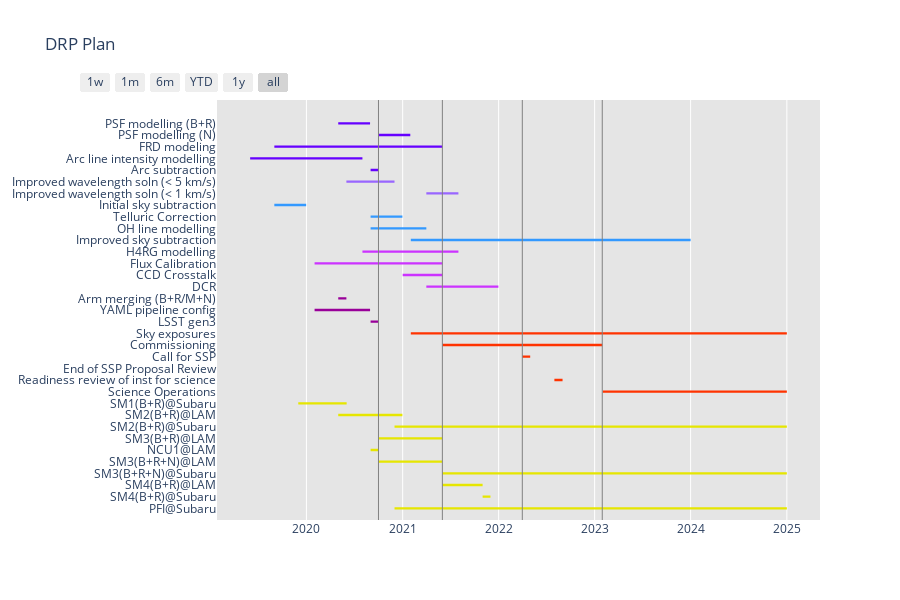

The cell this chart's notebook holds for it:
### Code cell
df = pd.read_csv('drp-plan.csv').applymap(lambda x: x.strip() if type(x)==str else x).iloc[::-1]

for cat in set(df['Category']):
    if cat not in catColors:
        print(f'category {cat} is not in color mapping') 

arms_full = df[df['Task'] == 'SM3(B+R+N)@LAM']['Start'].values[0]
commissioning_start = df[df['Task'] == 'Commissioning']['Start'].values[0]
commissioning_end = df[df['Task'] == 'Commissioning']['Finish'].values[0]
ssp_end = df[df['Task'] == 'Call for SSP']['Start'].values[0]

#print(f'{arms_full} {commissioning_start} {commissioning_end} {ssp_end}')

fig = ff.create_gantt(df, colors=catColors, index_col='Category',
                      show_colorbar=False, 
                      bar_width=0.1, 
                      showgrid_x=True, 
                      showgrid_y=False, 
                      title="DRP Plan")
fig.update_layout(plot_bgcolor='rgba(0,0,0, 0.1)')

for mls_yr, mls_text in {arms_full: 'R+B+N', 
                 commissioning_start: 'Comm Start', 
                 commissioning_end : 'Comm End', 
                 ssp_end : 'Call for SSP'}.items():
    fig.add_trace(
        go.Scatter(
            x = [mls_yr, mls_yr],
            y = [-1, len(df.index) + 1],
#            mode = "lines",
            mode = "lines+text",
            name = mls_text,
            textposition = "bottom center",
            line = go.scatter.Line(color = "gray", width = 1),
            showlegend = False
        )
    )

fig.show()

### Figure 1 — Plotly figure (JSON) as saved in the notebook; plotly's stock layout.template omitted (floating-point values rounded to 4 significant figures)
{"data": [{"fill": "toself", "fillcolor": "rgb(102, 0, 255)", "hoverinfo": "name", "legendgroup": "rgb(102, 0, 255)", "mode": "none", "name": "PSF", "type": "scatter", "x": ["2020-09-01", "2020-10-01", "2020-10-01", "2020-09-01", "2020-09-01", "2019-06-1", "2020-08-01", "2020-08-01", "2019-06-1", "2019-06-1", "2019-09-01", "2021-06-01", "2021-06-01", "2019-09-01", "2019-09-01", "2020-10-01", "2021-01-30", "2021-01-30", "2020-10-01", "2020-10-01", "2020-05-01", "2020-08-30", "2020-08-30", "2020-05-01"], "y": [28.9, 28.9, 29.1, 29.1, null, 29.9, 29.9, 30.1, 30.1, null, 30.9, 30.9, 31.1, 31.1, null, 31.9, 31.9, 32.1, 32.1, null, 32.9, 32.9, 33.1, 33.1]}, {"fill": "toself", "fillcolor": "rgb(153, 0, 153)", "hoverinfo": "name", "legendgroup": "rgb(153, 0, 153)", "mode": "none", "name": "Infra", "type": "scatter", "x": ["2020-09-01", "2020-10-01", "2020-10-01", "2020-09-01", "2020-09-01", "2020-02-01", "2020-08-30", "2020-08-30", "2020-02-01", "2020-02-01", "2020-05-01", "2020-06-01", "2020-06-01", "2020-05-01"], "y": [15.9, 15.9, 16.1, 16.1, null, 16.9, 16.9, 17.1, 17.1, null, 17.9, 17.9, 18.1, 18.1]}, {"fill": "toself", "fillcolor": "rgb(153, 102, 255)", "hoverinfo": "name", "legendgroup": "rgb(153, 102, 255)", "mode": "none", "name": "WavelengthCalibration", "type": "scatter", "x": ["2021-04-01", "2021-08-01", "2021-08-01", "2021-04-01", "2021-04-01", "2020-06-01", "2020-12-01", "2020-12-01", "2020-06-01"], "y": [26.9, 26.9, 27.1, 27.1, null, 27.9, 27.9, 28.1, 28.1]}, {"fill": "toself", "fillcolor": "rgb(204, 51, 255)", "hoverinfo": "name", "legendgroup": "rgb(204, 51, 255)", "mode": "none", "name": "Calibration", "type": "scatter", "x": ["2021-04-01", "2021-12-31", "2021-12-31", "2021-04-01", "2021-04-01", "2021-01-01", "2021-06-01", "2021-06-01", "2021-01-01", "2021-01-01", "2020-02-01", "2021-06-01", "2021-06-01", "2020-02-01", "2020-02-01", "2020-08-01", "2021-08-01", "2021-08-01", "2020-08-01"], "y": [18.9, 18.9, 19.1, 19.1, null, 19.9, 19.9, 20.1, 20.1, null, 20.9, 20.9, 21.1, 21.1, null, 21.9, 21.9, 22.1, 22.1]}, {"fill": "toself", "fillcolor": "rgb(230, 230, 0)", "hoverinfo": "name", "legendgroup": "rgb(230, 230, 0)", "mode": "none", "name": "Hardware", "type": "scatter", "x": ["2020-12-01", "2025-01-01", "2025-01-01", "2020-12-01", "2020-12-01", "2021-11-01", "2021-12-01", "2021-12-01", "2021-11-01", "2021-11-01", "2021-06-01", "2021-11-01", "2021-11-01", "2021-06-01", "2021-06-01", "2021-06-01", "2025-01-01", "2025-01-01", "2021-06-01", "2021-06-01", "2020-10-01", "2021-06-01", "2021-06-01", "2020-10-01", "2020-10-01", "2020-09-01", "2020-10-01", "2020-10-01", "2020-09-01", "2020-09-01", "2020-10-01", "2021-06-01", "2021-06-01", "2020-10-01", "2020-10-01", "2020-12-01", "2025-01-01", "2025-01-01", "2020-12-01", "2020-12-01", "2020-05-01", "2020-12-31", "2020-12-31", "2020-05-01", "2020-05-01", "2019-12-01", "2020-06-02", "2020-06-02", "2019-12-01"], "y": [-0.1, -0.1, 0.1, 0.1, null, 0.9, 0.9, 1.1, 1.1, null, 1.9, 1.9, 2.1, 2.1, null, 2.9, 2.9, 3.1, 3.1, null, 3.9, 3.9, 4.1, 4.1, null, 4.9, 4.9, 5.1, 5.1, null, 5.9, 5.9, 6.1, 6.1, null, 6.9, 6.9, 7.1, 7.1, null, 7.9, 7.9, 8.1, 8.1, null, 8.9, 8.9, 9.1, 9.1]}, {"fill": "toself", "fillcolor": "rgb(255, 51, 0)", "hoverinfo": "name", "legendgroup": "rgb(255, 51, 0)", "mode": "none", "name": "Project", "type": "scatter", "x": ["2023-02-01", "2025-01-01", "2025-01-01", "2023-02-01", "2023-02-01", "2022-08-01", "2022-09-01", "2022-09-01", "2022-08-01", "2022-08-01", "2022-10-01", "2022-10-01", "2022-10-01", "2022-10-01", "2022-10-01", "2022-04-01", "2022-05-01", "2022-05-01", "2022-04-01", "2022-04-01", "2021-06-01", "2023-01-30", "2023-01-30", "2021-06-01", "2021-06-01", "2021-02-01", "2025-01-01", "2025-01-01", "2021-02-01"], "y": [9.9, 9.9, 10.1, 10.1, null, 10.9, 10.9, 11.1, 11.1, null, 11.9, 11.9, 12.1, 12.1, null, 12.9, 12.9, 13.1, 13.1, null, 13.9, 13.9, 14.1, 14.1, null, 14.9, 14.9, 15.1, 15.1]}, {"fill": "toself", "fillcolor": "rgb(51, 153, 255)", "hoverinfo": "name", "legendgroup": "rgb(51, 153, 255)", "mode": "none", "name": "Sky", "type": "scatter", "x": ["2021-02-01", "2024-01-01", "2024-01-01", "2021-02-01", "2021-02-01", "2020-09-01", "2021-04-01", "2021-04-01", "2020-09-01", "2020-09-01", "2020-09-01", "2020-12-31", "2020-12-31", "2020-09-01", "2020-09-01", "2019-09-01", "2019-12-31", "2019-12-31", "2019-09-01"], "y": [22.9, 22.9, 23.1, 23.1, null, 23.9, 23.9, 24.1, 24.1, null, 24.9, 24.9, 25.1, 25.1, null, 25.9, 25.9, 26.1, 26.1]}, {"legendgroup": "rgb(102, 0, 255)", "marker": {"color": "rgb(102, 0, 255)", "opacity": 0, "size": 1}, "mode": "markers", "name": "", "showlegend": false, "text": [null, null, null, null, null, null, null, null, null, null], "type": "scatter", "x": ["2020-09-01", "2020-10-01", "2019-06-1", "2020-08-01", "2019-09-01", "2021-06-01", "2020-10-01", "2021-01-30", "2020-05-01", "2020-08-30"], "y": [29, 29, 30, 30, 31, 31, 32, 32, 33, 33]}, {"legendgroup": "rgb(153, 0, 153)", "marker": {"color": "rgb(153, 0, 153)", "opacity": 0, "size": 1}, "mode": "markers", "name": "", "showlegend": false, "text": [null, null, null, null, null, null], "type": "scatter", "x": ["2020-09-01", "2020-10-01", "2020-02-01", "2020-08-30", "2020-05-01", "2020-06-01"], "y": [16, 16, 17, 17, 18, 18]}, {"legendgroup": "rgb(153, 102, 255)", "marker": {"color": "rgb(153, 102, 255)", "opacity": 0, "size": 1}, "mode": "markers", "name": "", "showlegend": false, "text": [null, null, null, null], "type": "scatter", "x": ["2021-04-01", "2021-08-01", "2020-06-01", "2020-12-01"], "y": [27, 27, 28, 28]}, {"legendgroup": "rgb(204, 51, 255)", "marker": {"color": "rgb(204, 51, 255)", "opacity": 0, "size": 1}, "mode": "markers", "name": "", "showlegend": false, "text": [null, null, null, null, null, null, null, null], "type": "scatter", "x": ["2021-04-01", "2021-12-31", "2021-01-01", "2021-06-01", "2020-02-01", "2021-06-01", "2020-08-01", "2021-08-01"], "y": [19, 19, 20, 20, 21, 21, 22, 22]}, {"legendgroup": "rgb(230, 230, 0)", "marker": {"color": "rgb(230, 230, 0)", "opacity": 0, "size": 1}, "mode": "markers", "name": "", "showlegend": false, "text": [null, null, null, null, null, null, null, null, null, null, null, null, null, null, null, null, null, null, null, null], "type": "scatter", "x": ["2020-12-01", "2025-01-01", "2021-11-01", "2021-12-01", "2021-06-01", "2021-11-01", "2021-06-01", "2025-01-01", "2020-10-01", "2021-06-01", "2020-09-01", "2020-10-01", "2020-10-01", "2021-06-01", "2020-12-01", "2025-01-01", "2020-05-01", "2020-12-31", "2019-12-01", "2020-06-02"], "y": [0, 0, 1, 1, 2, 2, 3, 3, 4, 4, 5, 5, 6, 6, 7, 7, 8, 8, 9, 9]}, {"legendgroup": "rgb(255, 51, 0)", "marker": {"color": "rgb(255, 51, 0)", "opacity": 0, "size": 1}, "mode": "markers", "name": "", "showlegend": false, "text": [null, null, null, null, null, null, null, null, null, null, null, null], "type": "scatter", "x": ["2023-02-01", "2025-01-01", "2022-08-01", "2022-09-01", "2022-10-01", "2022-10-01", "2022-04-01", "2022-05-01", "2021-06-01", "2023-01-30", "2021-02-01", "2025-01-01"], "y": [10, 10, 11, 11, 12, 12, 13, 13, 14, 14, 15, 15]}, {"legendgroup": "rgb(51, 153, 255)", "marker": {"color": "rgb(51, 153, 255)", "opacity": 0, "size": 1}, "mode": "markers", "name": "", "showlegend": false, "text": [null, null, null, null, null, null, null, null], "type": "scatter", "x": ["2021-02-01", "2024-01-01", "2020-09-01", "2021-04-01", "2020-09-01", "2020-12-31", "2019-09-01", "2019-12-31"], "y": [23, 23, 24, 24, 25, 25, 26, 26]}, {"line": {"color": "gray", "width": 1}, "mode": "lines+text", "name": "R+B+N", "showlegend": false, "textposition": "bottom center", "type": "scatter", "x": ["2020-10-01", "2020-10-01"], "y": [-1, 35]}, {"line": {"color": "gray", "width": 1}, "mode": "lines+text", "name": "Comm Start", "showlegend": false, "textposition": "bottom center", "type": "scatter", "x": ["2021-06-01", "2021-06-01"], "y": [-1, 35]}, {"line": {"color": "gray", "width": 1}, "mode": "lines+text", "name": "Comm End", "showlegend": false, "textposition": "bottom center", "type": "scatter", "x": ["2023-01-30", "2023-01-30"], "y": [-1, 35]}, {"line": {"color": "gray", "width": 1}, "mode": "lines+text", "name": "Call for SSP", "showlegend": false, "textposition": "bottom center", "type": "scatter", "x": ["2022-04-01", "2022-04-01"], "y": [-1, 35]}], "layout": {"height": 600, "hovermode": "closest", "plot_bgcolor": "rgba(0,0,0, 0.1)", "showlegend": false, "title": {"text": "DRP Plan"}, "xaxis": {"rangeselector": {"buttons": [{"count": 7, "label": "1w", "step": "day", "stepmode": "backward"}, {"count": 1, "label": "1m", "step": "month", "stepmode": "backward"}, {"count": 6, "label": "6m", "step": "month", "stepmode": "backward"}, {"count": 1, "label": "YTD", "step": "year", "stepmode": "todate"}, {"count": 1, "label": "1y", "step": "year", "stepmode": "backward"}, {"step": "all"}]}, "showgrid": true, "type": "date", "zeroline": false}, "yaxis": {"autorange": false, "range": [-1, 35], "showgrid": false, "ticktext": ["PFI@Subaru", "SM4(B+R)@Subaru", "SM4(B+R)@LAM", "SM3(B+R+N)@Subaru", "SM3(B+R+N)@LAM", "NCU1@LAM", "SM3(B+R)@LAM", "SM2(B+R)@Subaru", "SM2(B+R)@LAM", "SM1(B+R)@Subaru", "Science Operations", "Readiness review of inst for science", "End of SSP Proposal Review", "Call for SSP", "Commissioning", "Sky exposures", "LSST gen3", "YAML pipeline config", "Arm merging (B+R/M+N)", "DCR", "CCD Crosstalk", "Flux Calibration", "H4RG modelling", "Improved sky subtraction", "OH line modelling", "Telluric Correction", "Initial sky subtraction", "Improved wavelength soln (< 1 km/s)", "Improved wavelength soln (< 5 km/s)", "Arc subtraction", "Arc line intensity modelling", "FRD modeling", "PSF modelling (N)", "PSF modelling (B+R)"], "tickvals": [0, 1, 2, 3, 4, 5, 6, 7, 8, 9, 10, 11, 12, 13, 14, 15, 16, 17, 18, 19, 20, 21, 22, 23, 24, 25, 26, 27, 28, 29, 30, 31, 32, 33], "zeroline": false}}}
